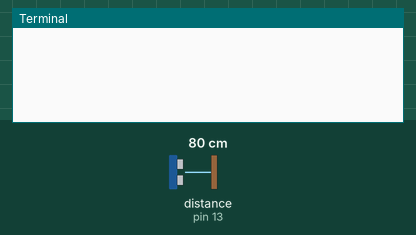
A program run on a simulated Raspberry Pi (header pin numbers). On the bench: the last lines printed to the terminal. Inputs (shaded band) come from the test bench; at power-on: distance to the obstacle (sensor on pin 13) 80 cm. The echo pulse lasts 58.3 µs per cm; no MQTT or app messages arrive unless stated; the clock reads 2024-03-15 10:24:30 at power-on unless the program sets it.

Above: at 5.0 s.
5.1 s: distance to the obstacle (sensor on pin 13) set to 250 cm
At 11.3 s:
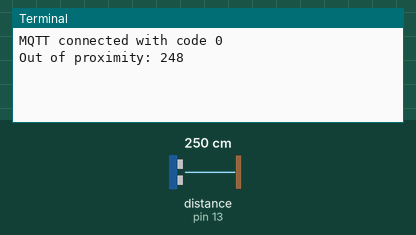
11.6 s: distance to the obstacle (sensor on pin 13) set to 2 cm
At 12.8 s:
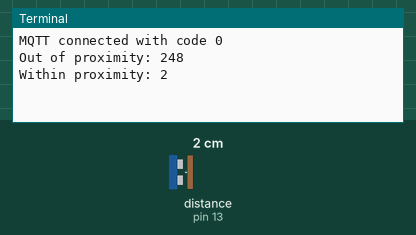

Measured:
- after the input at 5.1 s, the terminal: prints a new line after 5.1 s (image 1)
- after the input at 11.6 s, the terminal: prints a new line after 0.57 s (image 2)

The program:

GPIOconfig.py
```python
"""
Ce fichier contrôle les broches GPIO pour le capteur de
proximité et il se connecte également à MQTT pour
envoyer des messages sur l'état de la proximité
"""

import RPi.GPIO as GPIO
from mqttConfig import MQTTcontroller
import time


class ProximitySensor:
    def __init__(self):
        self.TRIG = 11
        self.ECHO = 13
        self.distance = 0
        self.activated = True
        self.state = False
        self.THRESHOLD_DISTANCE = 120
        self.mqtt = MQTTcontroller()

    def setup(self):
        GPIO.setmode(GPIO.BOARD)
        GPIO.setup(self.TRIG, GPIO.OUT)
        GPIO.setup(self.ECHO, GPIO.IN)

    def distanceCalc(self):
        GPIO.output(self.TRIG, 0)
        time.sleep(0.000002)

        GPIO.output(self.TRIG, 1)
        time.sleep(0.00001)
        GPIO.output(self.TRIG, 0)

        while GPIO.input(self.ECHO) == 0:
            a = 0
        time1 = time.time()
        while GPIO.input(self.ECHO) == 1:
            a = 1
        time2 = time.time()

        during = time2 - time1
        return during * 340 / 2 * 100

    def loop(self):
        while self.activated:
            self.distance = round(self.distanceCalc())
            if self.distance > self.THRESHOLD_DISTANCE and not self.state:
                self.state = True
                self.mqtt.publish('AHUNTSIC-PROJ-INT/proximity', f'basestate, noProximity, Distance: {self.distance}')
                print(f"Out of proximity: {self.distance}")
            if self.distance <= self.THRESHOLD_DISTANCE and self.state:
                self.state = False
                self.mqtt.publish('AHUNTSIC-PROJ-INT/proximity', f'proxistate, proximityDetected, Distance: {self.distance}')
                print(f"Within proximity: {self.distance}")
            time.sleep(2)
        return

    def destroy(self):
        print('\nProximity loop ended')
        GPIO.cleanup()


if __name__ == "__main__":
    proxi = ProximitySensor()
    proxi.setup()
    try:
        proxi.loop()
    except KeyboardInterrupt:
        proxi.activated = False
        proxi.destroy()
```

mqttConfig.py
```python
"""
Ce fichier contient la classe qui gère l'accès MQTT.
"""

import paho.mqtt.client as paho
import time

class MQTTcontroller:
    def __init__(self):
        time.sleep(10)
        self.client = paho.Client()
        self.runMQTT()

    def connect(self, client, userdata, flags, rc):
        print(f'MQTT connected with code {rc}')

    def subscribe(self, client, userdata, mid, granted_qos):
        print("Subscribed to: "+str(mid)+" "+str(granted_qos))

    def message(self, client, userdata, msg):
        message = str(msg.payload).strip('b').strip("'")

    def runMQTT(self):
        self.client.on_connect = self.connect
        self.client.on_subscribe = self.subscribe
        self.client.on_message = self.message
        self.client.connect('broker.mqttdashboard.com', 1883)
        self.client.loop_start()

    def publish(self, topic, message):
        self.client.publish(topic, payload=message,  qos=1)

    def subscription(self, topic):
        self.client.subscribe(topic, qos=1)

    def stopMQTT(self):
        self.client.loop_stop()
```
